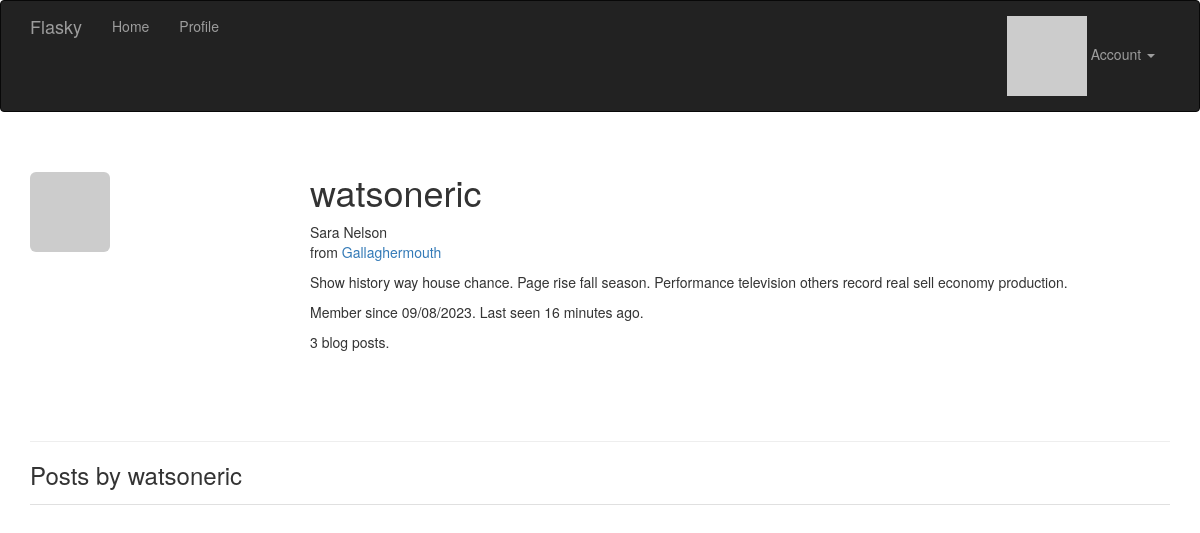
The page /user/watsoneric (signed in) on the database its author committed.
### app/models.py (models this page shows, shortened)
class User(UserMixin, db.Model):
    __tablename__ = 'users'
    id = db.Column(db.Integer, primary_key=True)
    email = db.Column(db.String(64), unique=True, index=True)
    username = db.Column(db.String(64), unique=True, index=True)
    role_id = db.Column(db.Integer, db.ForeignKey('roles.id'))
    password_hash = db.Column(db.String(128))
    confirmed = db.Column(db.Boolean, default=False)
    name = db.Column(db.String(64))
    location = db.Column(db.String(64))
    about_me = db.Column(db.Text())
    member_since = db.Column(db.DateTime(), default=datetime.utcnow)
    last_seen = db.Column(db.DateTime(), default=datetime.utcnow)
    avatar_hash = db.Column(db.String(32))
    posts = db.relationship('Post', backref='author', lazy='dynamic')
    @property
    def password(self):
        raise AttributeError('password is not a readable attribute')
    def can(self, perm):
        return self.role is not None and self.role.has_permission(perm)
    def is_administrator(self):
        return self.can(Permission.ADMIN)
    def gravatar_hash(self):
        return hashlib.md5(self.email.lower().encode('utf-8')).hexdigest()
    def gravatar(self, size=100, default='identicon', rating='g'):
        url = 'https://secure.gravatar.com/avatar'
        hash = self.avatar_hash or self.gravatar_hash()
        return '{url}/{hash}?s={size}&d={default}&r={rating}'.format(
            url=url, hash=hash, size=size, default=default, rating=rating)

### app/main/views.py (the view)
@main.route('/user/<username>')
def user(username):
    user = User.query.filter_by(username=username).first()
    if user is None:
        abort(404)
    posts = user.posts.order_by(Post.timestamp.desc()).all()
    return render_template('user.html', user=user)

### app/main/__init__.py (called while the page is built)
@main.app_context_processor
def inject_permissions():
    return dict(Permission=Permission)

### app/models.py (called while the page is built)
@login_manager.user_loader
def load_user(user_id):
    return User.query.get(int(user_id))

### app/templates/user.html (shortened to what this page needs)
{% extends "base.html" %}
{% block page_content %}
<div class="page-header">
    <img class="img-rounded profile-thumbnail" src="{{ user.gravatar(size=256) }}">
    <div class="profile-header">
        <h1>{{ user.username }}</h1>
        {% if user.name or user.location %}
        <p>
            {% if user.name %}{{ user.name }}<br>{% endif %}
            {% if user.location %}
                from <a href="http://maps.google.com/?q={{ user.location }}">{{ user.location }}</a><br>
            {% endif %}
        </p>
        {% endif %}
        {% if user.about_me %}<p>{{ user.about_me }}</p>{% endif %}
        <p>Member since {{ moment(user.member_since).format('L') }}. Last seen {{ moment(user.last_seen).fromNow() }}.</p>
        <p>{{ user.posts.count() }} blog posts.</p>
    </div>
</div>
<h3>Posts by {{ user.username }}</h3>
{% include '_posts.html' %}
{% endblock %}

### app/static/styles.css (style rules this page uses)
.profile-thumbnail { position: absolute; }
.profile-header { min-height: 260px; margin-left: 280px; }

### rows shown on the page
User: username "watsoneric", name "Sara Nelson", location "Gallaghermouth", about_me "Show history way house chance. Page rise fall season. Performance television others record real sell economy production.", member_since "09/08/2023", last_seen "16 minutes ago"

### other values the page prints
{{ user.posts.count() }} "3"
